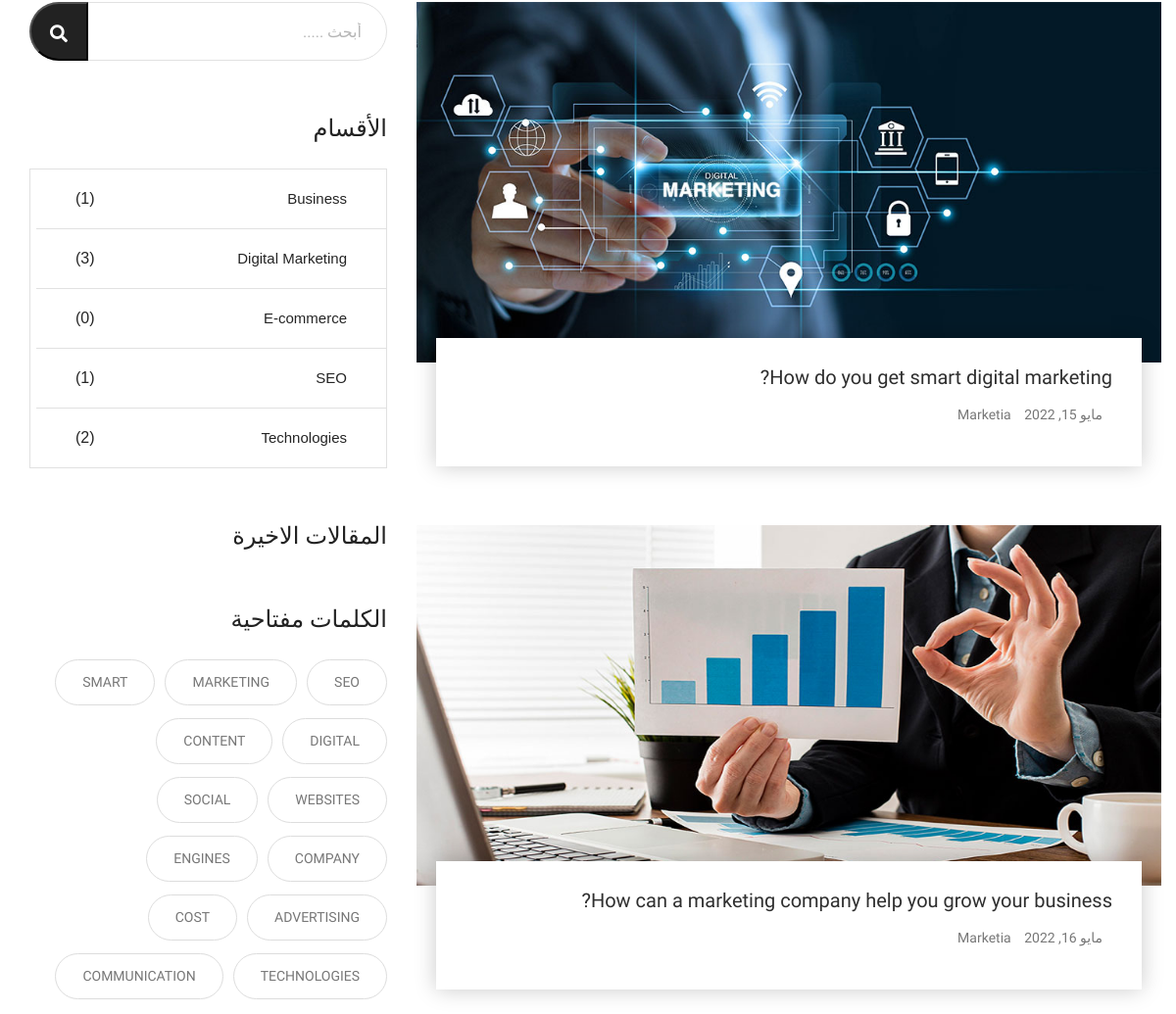
The page /blog/post_list/ (middle part) on the database as committed earlier.
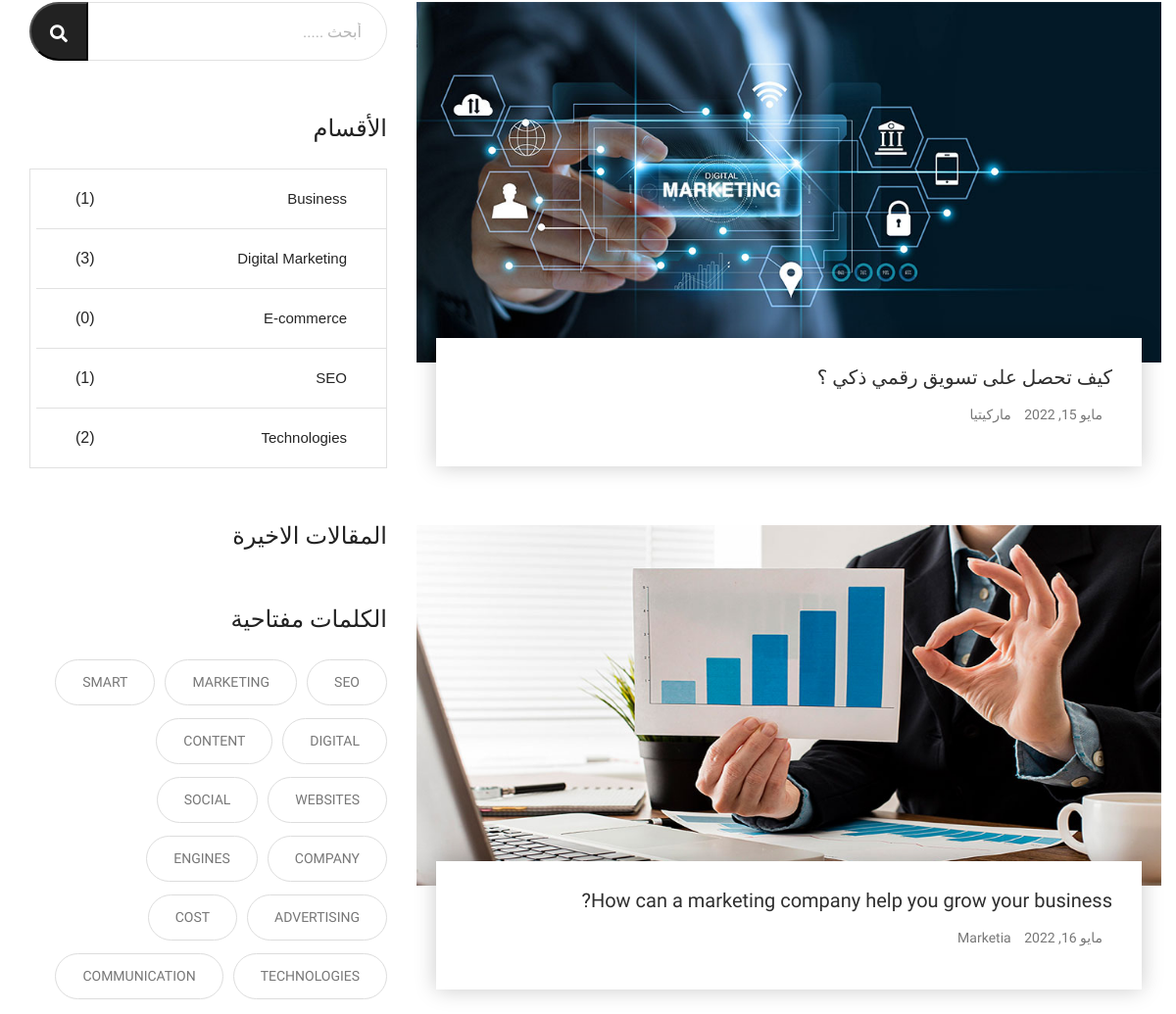
The same page on the database as committed later.
### blog/models.py (models this page shows, shortened)
class Post(models.Model):
    author = models.CharField(max_length=100)
    image_author = models.ImageField(upload_to='post/', blank=True, null=True)
    title = models.CharField(max_length=100)
    tags = models.ManyToManyField(Tag)
    post_views = models.PositiveIntegerField(default=0)
    image_home = models.ImageField(upload_to='post/', blank=True, null=True)
    image_list = models.ImageField(upload_to='post/', blank=True, null=True)
    image_detail_head = models.ImageField(upload_to='post/', blank=True, null=True)
    image_detail_body = models.ImageField(upload_to='post/', blank=True, null=True)
    created_at = models.DateField()
    description_one = models.TextField()
    description_two = models.TextField()
    description_three = models.TextField()
    description_blockquote = models.TextField()
    category = models.ManyToManyField(Category, related_name='post_category')
    slug = models.SlugField(blank=True, null=True)
    class Meta:
        ordering = ['created_at']
    def get_absolute_url(self):
        return reverse('blog:post_detail', kwargs={'slug': self.slug})

### blog/views.py (the view)
# urls.py: path("post_list/", PostList.as_view(), name="post_list"),
class PostList(ListView):
    model = Post
    paginate_by = 10 # pagination
    template_name = 'blog/post_list.html'
    queryset = Post.objects.order_by('created_at')
    def get_queryset(self):
        name = self.request.GET.get('q', '')
        object_list = Post.objects.filter(
            Q(title__icontains=name) |
            Q(description_one__icontains=name) |
            Q(description_two__icontains=name)
        )
        return object_list
    def get_context_data(self, **kwargs):
        context = super().get_context_data(**kwargs)
        context["categories"] = Category.objects.all().annotate(post_count=Count('post_category'))
        context["tags"] = Tag.objects.all()
        return context

### templates/blog/post_list.html (shortened to what this page needs)
{% extends "base.html" %}
{% load static %}
{% load i18n %}
{% block body %}
<div class="page-wrapper
            {% get_current_language as LANGUAGE_CODE %}
            {% if LANGUAGE_CODE == 'en' %}
            rtl
            {% else %}
            ltr
            {% endif %}">
    <div class="sidebar-page-container">
        <div class="auto-container">
            <div class="row clearfix">
                <div class="content-side col-lg-8 col-md-12 col-sm-12">
                    <div class="blog-classic">
                         {% for post in object_list %}
                        <div class="news-block-two wow fadeIn">
                            <div class="inner-box">
                                <div class="image-box">
                                    <figure class="image"><a href="{{post.get_absolute_url}}"><img src="{{post.image_list.url}}" alt=""></a></figure>
                                </div>
                                <div class="caption-box">
                                    <div class="inner">
                                        <h3><a href="{{post.get_absolute_url}}">{{post.title}}</a></h3>
                                        <ul class="info">
                                            <li><a href="{{post.get_absolute_url}}">{{post.created_at|date:"F j, Y"}}</a></li>
                                            <li>{{post.author}}</li>
                                        </ul>
                                    </div>
                                </div>
                            </div>
                        </div>
                        {% endfor %}
                    </div>
                </div>
                <div class="sidebar-side col-lg-4 col-md-12 col-sm-12">
                    <aside class="sidebar default-sidebar">
                        <div class="sidebar-widget search-box">
                            <form action="{% url 'blog:post_list' %}" method="GET">
                                <div class="form-group">
                                    <input type="search" name="q" value="" placeholder="{% trans 'Search.....' %}" required="">
                                    <button type="submit"><span class="icon fa fa-search"></span></button>
                                </div>
                            </form>
                        </div>
                        <div class="sidebar-widget categories">
                            <div class="sidebar-title"><h3>{% trans "Catagories" %}</h3></div>
                            <ul class="cat-list">
                            {% for category in categories %}
                                <li><a href="{% url 'blog:post_by_category' category.slug %}">{{category.name}} <span>({{category.post_count}})</span></a></li>
                            {% endfor %}
                            </ul>
                        </div>
                        <div class="sidebar-widget latest-news">
                            <div class="sidebar-title"><h3>{% trans "Recent Post" %}</h3></div>
                        </div>
                        <div class="sidebar-widget tags">
                            <div class="sidebar-title"><h3>{% trans "Keywords" %}</h3></div>
                             {% for tag in tags %}
                            <ul class="tag-list clearfix">
                                <li><a href="#">{{tag.name}}</a></li>
                            </ul>
                            {% endfor %}
                        </div>
                    </aside>
                </div>
            </div>
        </div>
    </div>
</div>
{% endblock body %}

Rows that differ between the two databases and show on the page:
changed Post: title "How do you get smart digital marketing?" → "كيف تحصل على تسويق رقمي ذكي ؟"; author "Marketia" → "ماركيتيا"
